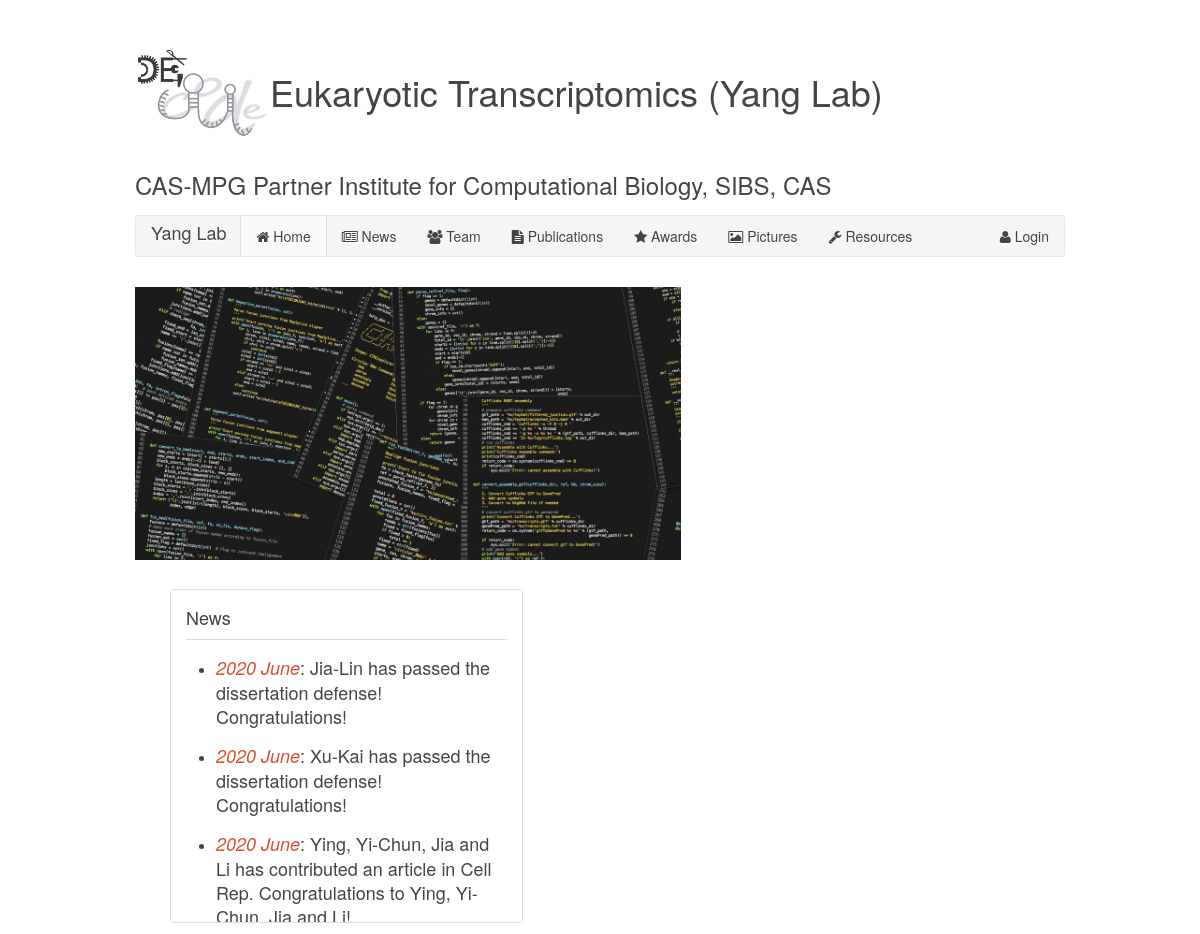
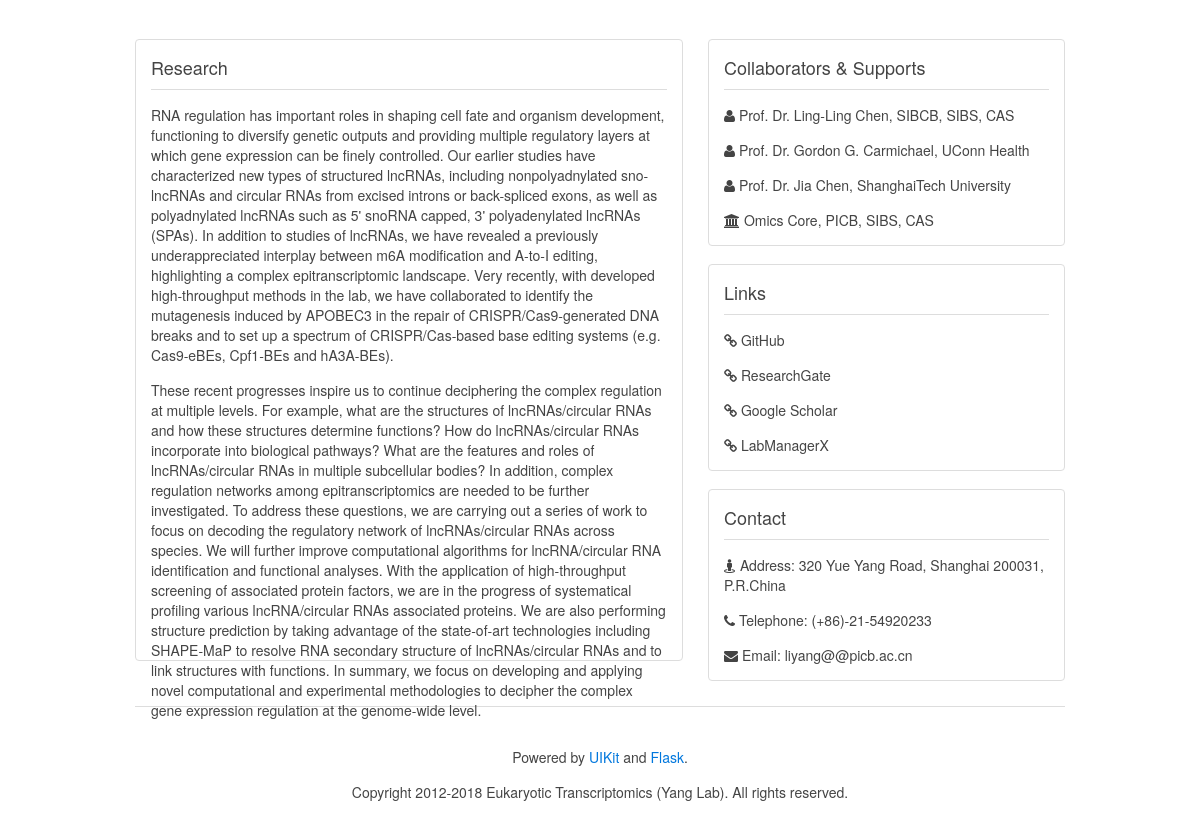
/index, run on the app's committed database (2 pictures, top to bottom).
### yanglab.py (models this page shows)
class News(db.Model):
    __tablename__ = 'news'
    id = db.Column(db.Integer, primary_key=True)
    idx = db.Column(db.Integer)
    year = db.Column(db.String(10))
    month = db.Column(db.String(10))
    content = db.Column(db.Text)
    details = db.Column(db.Text)
    link = db.Column(db.String(100))
    images = db.Column(db.Text)

class Research(db.Model):
    __tablename__ = 'research'
    id = db.Column(db.Integer, primary_key=True)
    content = db.Column(db.Text)

class Collaborator(db.Model):
    __tablename__ = 'collaborator'
    id = db.Column(db.Integer, primary_key=True)
    info = db.Column(db.String(100))
    link = db.Column(db.String(100))

class Support(db.Model):
    __tablename__ = 'support'
    id = db.Column(db.Integer, primary_key=True)
    info = db.Column(db.String(100))
    link = db.Column(db.String(100))

class Link(db.Model):
    __tablename__ = 'link'
    id = db.Column(db.Integer, primary_key=True)
    info = db.Column(db.String(100))
    link = db.Column(db.String(100))

class Contact(db.Model):
    __tablename__ = 'contact'
    id = db.Column(db.Integer, primary_key=True)
    address = db.Column(db.String(100))
    telephone = db.Column(db.String(20))
    email = db.Column(db.String(50))

### yanglab.py (the view)
@yanglab.route('/')
@yanglab.route('/index')
def index():
    attr = {}
    attr['name'] = 'home'
    picture_folder = yanglab.static_folder + '/image/pictures'
    pictures = [os.path.basename(p) for p in glob.glob(picture_folder +
                                                       '/*.jpg')]
    attr['pictures'] = pictures
    news = News.query.order_by(desc(News.idx)).limit(3)
    attr['news'] = news
    collaborators = Collaborator.query.order_by(Collaborator.id).all()
    attr['collaborators'] = collaborators
    supports = Support.query.order_by(Support.id).all()
    attr['supports'] = supports
    links = Link.query.order_by(Link.id).all()
    attr['links'] = links
    contact = Contact.query.first()
    attr['contact'] = contact
    research = Research.query.first()
    attr['research'] = research
    return render_template('index.html', **attr)

### yanglab.py (called while the page is built)
@yanglab.template_filter('strong')
def strong(s):
    return s.replace('{{', '<strong>').replace('}}', '</strong>')

### templates/index.html (shortened to what this page needs)
{% extends "base.html" %}
{% block assets %}
{{ super() }}
<link rel="stylesheet" href="{{ url_for('static', filename='css/components/slideshow.almost-flat.min.css') }}" type="text/css">
<link rel="stylesheet" href="{{ url_for('static', filename='css/components/slidenav.almost-flat.min.css') }}" type="text/css">
{% endblock assets %}
{% block content %}
<div>
    <div style="float:left;width:58.7%;" >
        <div class="uk-slidenav-position uk-margin-top uk-margin-bottom" data-uk-slideshow="{kenburns:true, autoplay:true}">
            <ul class="uk-slideshow">
                {% for picture in pictures %}
                <li><img src="{{ url_for('static', filename='image/pictures/' + picture) }}" alt="picture" width="800" height="400"></li>
                {% endfor %}
            </ul>
        </div>
    </div>
    <div style="float:left;width:38%;margin:14px 0 0 35px;">
            <div class="uk-panel uk-panel-box uk-panel-box-secondary uk-panel-header" style="height:302px;overflow-y:auto;">
                <h2 class="uk-panel-title">News</h2>
                <ul class="uk-list-space uk-vertical-align-top">
                    {% for entry in news %}
                    <li>
                        <p class="uk-article-lead"><em class="uk-text-danger">{{ entry.year }} {{ entry.month }}</em>: {{ entry.content|strong|safe }}</p>
                    </li>
                    {% endfor %}
                </ul>
            </div>
    </div>
</div>
<div style="clear:left;height:50px"></div>
<div class="uk-grid" data-uk-grid-margin>
    <div class="uk-width-medium-3-5">
        <div class="uk-panel uk-panel-box uk-panel-box-secondary uk-panel-header" style="height:590px;">
            <h2 class="uk-panel-title">Research</h2>
            <div class="uk-width-1-1">
                {{ research.content|markdown }}
            </div>
        </div>
    </div>
    <div class="uk-width-medium-2-5">
        <div class="uk-panel uk-panel-box uk-panel-box uk-panel-box-secondary uk-panel-header">
            <h2 class="uk-panel-title">Collaborators & Supports</h2>
            {% for collaborator in collaborators %}
            <p><a class="uk-link-muted" href="{{ collaborator.link }}"><i class="uk-icon-user"></i> {{ collaborator.info }}</a></p>
            {% endfor %}
            {% for support in supports %}
            <p><a class="uk-link-muted" href="{{ support.link }}"><i class="uk-icon-institution"></i> {{ support.info }}</a></p>
            {% endfor %}
        </div>
        <div class="uk-panel uk-panel-box uk-panel-box uk-panel-box-secondary uk-panel-header" style="margin-top: 18px">
            <h2 class="uk-panel-title">Links</h2>
            {% for link in links %}
            <p><a class="uk-link-muted" href="{{ link.link }}"><i class="uk-icon-link"></i> {{ link.info }}</a></p>
            {% endfor %}
        </div>
        <div class="uk-panel uk-panel-box uk-panel-box uk-panel-box-secondary uk-panel-header" style="margin-top: 18px">
            <h2 class="uk-panel-title">Contact</h2>
            <p><i class="uk-icon-street-view"></i> Address: {{ contact.address }}</p>
            <p><i class="uk-icon-phone"></i> Telephone: {{ contact.telephone }}</p>
            <p><i class="uk-icon-envelope"></i> Email: {{ contact.email }}</p>
        </div>
    </div>
</div>
{% endblock content %}
{% block body_footer %}
<hr class="uk-grid-divider">
<div class="uk-panel uk-text-center">
    <p>Powered by <a href="http://getuikit.com">UIKit</a> and <a href="http://flask.pocoo.org">Flask</a>.</p>
    <p>Copyright 2012-2018 Eukaryotic Transcriptomics (Yang Lab). All rights reserved.</p>
</div>
{% endblock body_footer %}

### templates/base.html (shortened to what this page needs)
<!DOCTYPE html>
{% block html %}
<html lang="en">
{% endblock html %}
<head>
    {% block assets %}
    <link rel="stylesheet" href="{{ url_for('static', filename='css/uikit.almost-flat.min.css') }}" type="text/css">
    <link rel="stylesheet" href="{{ url_for('static', filename='css/components/sticky.almost-flat.min.css') }}" type="text/css">
    {% endblock assets %}
</head>
<body>
    {% block body %}
    <div class="uk-container uk-container-center uk-margin-large-top uk-margin-large-bottom">
        {% include "assets/title.html" %}
        {% include "assets/navbar.html" %}
        <article class="uk-article">
            {% block content %} {% endblock content %}
        </article>
        {% block body_footer %}{% endblock body_footer %}
    </div>
    {% endblock body %}
</body>
</html>

### templates/assets/title.html
<div class="uk-grid" data-uk-grid-margin>
    <div class="uk-width-1-1">
        <h1><img src="{{ url_for('static', filename='image/favicon.png') }}" alt="logo">Eukaryotic Transcriptomics (Yang Lab)</h1>
        <h2><a class="uk-link-muted" href="http://www.picb.ac.cn">CAS-MPG Partner Institute for Computational Biology</a>, <a class="uk-link-muted" href="http://english.sibs.cas.cn">SIBS</a>, <a class="uk-link-muted" href="http://english.cas.cn">CAS</a></h2>
    </div>
</div>

### templates/assets/navbar.html (shortened to what this page needs)
<nav class="uk-navbar uk-margin-top uk-margin-bottom" data-uk-sticky="{top:-50}">
    <a class="uk-navbar-brand uk-hidden-small" href="#">Yang Lab</a>
    <ul class="uk-navbar-nav uk-hidden-small">
        <li><a href="{{ url_for('index') }}"><i class="uk-icon-home"></i> Home</a></li>
        <li><a href="{{ url_for('news') }}"><i class="uk-icon-newspaper-o"></i> News</a></li>
        <li><a href="{{ url_for('team') }}"><i class="uk-icon-users"></i> Team</a></li>
        <li><a href="{{ url_for('publications') }}"><i class="uk-icon-file-text"></i> Publications</a></li>
        <li><a href="{{ url_for('awards') }}"><i class="uk-icon-star"></i> Awards</a></li>
        <li><a href="{{ url_for('pictures') }}"><i class="uk-icon-picture-o"></i> Pictures</a></li>
        <li><a href="{{ url_for('resources') }}"><i class="uk-icon-wrench"></i> Resources</a></li>
    </ul>
    <div class="uk-navbar-flip uk-hidden-small">
        <ul class="uk-navbar-nav">
            <li><a href="{{ url_for('login') }}"><i class="uk-icon-user"></i> Login</a></li>
        </ul>
    </div>
</nav>

### data on the page
News: year "2020", month "June", content|strong "Jia-Lin has passed the dissertation defense! Congratulations!"
News: year "2020", month "June", content|strong "Xu-Kai has passed the dissertation defense! Congratulations!"
News: year "2020", month "June", content|strong "Ying, Yi-Chun, Jia and Li has contributed an article in Cell Rep. Congratulations to Ying, Yi-Chun, Jia and Li!"
Research: content "RNA regulation has important roles in shaping cell fate and organism development, functioning to diversify genetic outputs and providing multiple regulatory layers at which gene expression can be finely controlled. Our earlier studies have characterized new types of structured lncRNAs, including nonpolyadnylated sno-lncRNAs and circular RNAs from excised introns or back-spliced exons, as well as polyadnylated lncRNAs such as 5' snoRNA capped, 3' polyadenylated lncRNAs (SPAs). In addition to studies of lncRNAs, we have revealed a previously underappreciated interplay between m6A modification and A-to-I editing, highlighting a complex epitranscriptomic landscape. Very recently, with developed…"
Collaborator: info "Prof. Dr. Ling-Ling Chen, SIBCB, SIBS, CAS"
Collaborator: info "Prof. Dr. Gordon G. Carmichael, UConn Health"
Collaborator: info "Prof. Dr. Jia Chen, ShanghaiTech University"
Support: info "Omics Core, PICB, SIBS, CAS"
Link: info "GitHub"
Link: info "ResearchGate"
Link: info "Google Scholar"
Link: info "LabManagerX"
Contact: address "320 Yue Yang Road, Shanghai 200031, P.R.China", telephone "(+86)-21-54920233", email "liyang@@picb.ac.cn"
